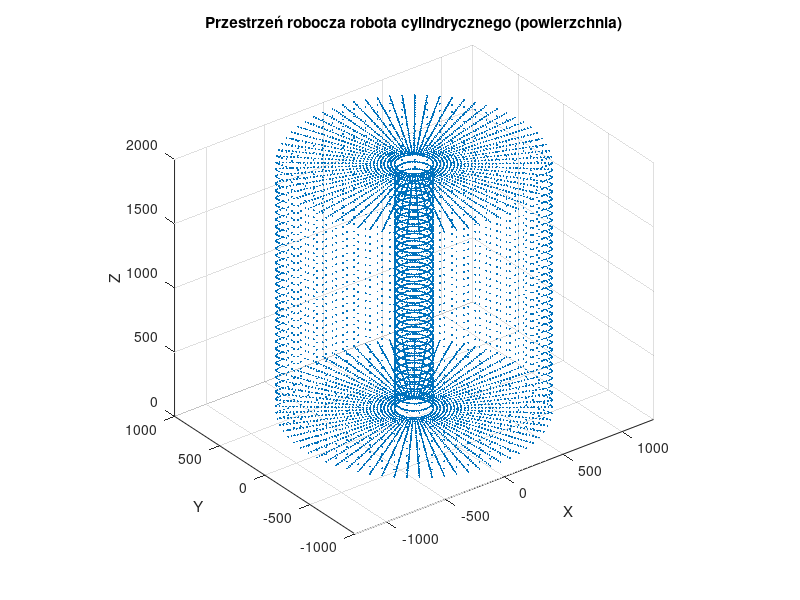

MATLAB code for this plot:
function przestrzen_robocza()
    % Funkcja generująca przestrzeń roboczą ograniczoną do powierzchni wydrążonego walca w 3D

    % Parametry przestrzeni roboczej
    promien_zew = 930.85;  % Zewnętrzny promień walca
    promien_wew = 130.85;  % Wewnętrzny promień walca
    wysokosc = 1900;       % Wysokość walca
    start_z = 75;          % Wysokość podstawy walca od osi Z

    % Parametry wizualizacji
    default_color = [0, 0.4470, 0.7410]; % Domyślny kolor MATLAB
    marker_size = 2; % Rozmiar punktów
    gestosc = 0.7; % Gęstość punktów

    % Modyfikacja liczby punktów na podstawie gęstości
    num_theta = round(100 * gestosc); % Liczba punktów wzdłuż kąta
    num_z = round(50 * gestosc);      % Liczba punktów wzdłuż osi Z
    num_r = round(50 * gestosc);      % Liczba punktów na dysku

    % Siatka punktów dla powierzchni bocznej (promień maksymalny i minimalny)
    theta = linspace(0, 2*pi, num_theta); % Kąt obrotu (0-360 stopni)
    z = linspace(start_z, start_z + wysokosc, num_z); % Wysokości (Z)

    % Powierzchnia boczna dla promienia zewnętrznego
    [Theta1, Z1] = meshgrid(theta, z);
    X1 = promien_zew * cos(Theta1);
    Y1 = promien_zew * sin(Theta1);

    % Powierzchnia boczna dla promienia wewnętrznego
    [Theta2, Z2] = meshgrid(theta, z);
    X2 = promien_wew * cos(Theta2);
    Y2 = promien_wew * sin(Theta2);

    % Dyski górny i dolny (na górze i dole cylindra)
    r_disk = linspace(promien_wew, promien_zew, num_r); % Promienie dysku
    theta_disk = linspace(0, 2*pi, num_theta); % Kąt obrotu
    [R_top, Theta_top] = meshgrid(r_disk, theta_disk);

    % Górny dysk (na wysokości start_z + wysokosc)
    X_top = R_top .* cos(Theta_top);
    Y_top = R_top .* sin(Theta_top);
    Z_top = (start_z + wysokosc) * ones(size(X_top)); % Stała wysokość

    % Dolny dysk (na wysokości start_z)
    X_bottom = R_top .* cos(Theta_top);
    Y_bottom = R_top .* sin(Theta_top);
    Z_bottom = start_z * ones(size(X_bottom)); % Stała wysokość

    % Rysowanie przestrzeni roboczej w 3D
    figure('Name', 'WykresPrzestrzeniRoboczej', 'NumberTitle', 'off'); % Okno z nazwą
    hold on;

    % Powierzchnia boczna
    scatter3(X1(:), Y1(:), Z1(:), marker_size, default_color, 'filled'); % Zewnętrzny walec
    scatter3(X2(:), Y2(:), Z2(:), marker_size, default_color, 'filled'); % Wewnętrzny walec

    % Górny i dolny dysk
    scatter3(X_top(:), Y_top(:), Z_top(:), marker_size, default_color, 'filled'); % Górny dysk
    scatter3(X_bottom(:), Y_bottom(:), Z_bottom(:), marker_size, default_color, 'filled'); % Dolny dysk

    % Oznaczenia osi
    xlabel('X');
    ylabel('Y');
    zlabel('Z');
    title('Przestrzeń robocza robota cylindrycznego (powierzchnia)');
    grid on;
    axis equal;
    zlim([0, 2000]); % Zakres osi Z: od 0 do 2000
    view(3); % Wymuszenie widoku 3D
    hold off;
end
